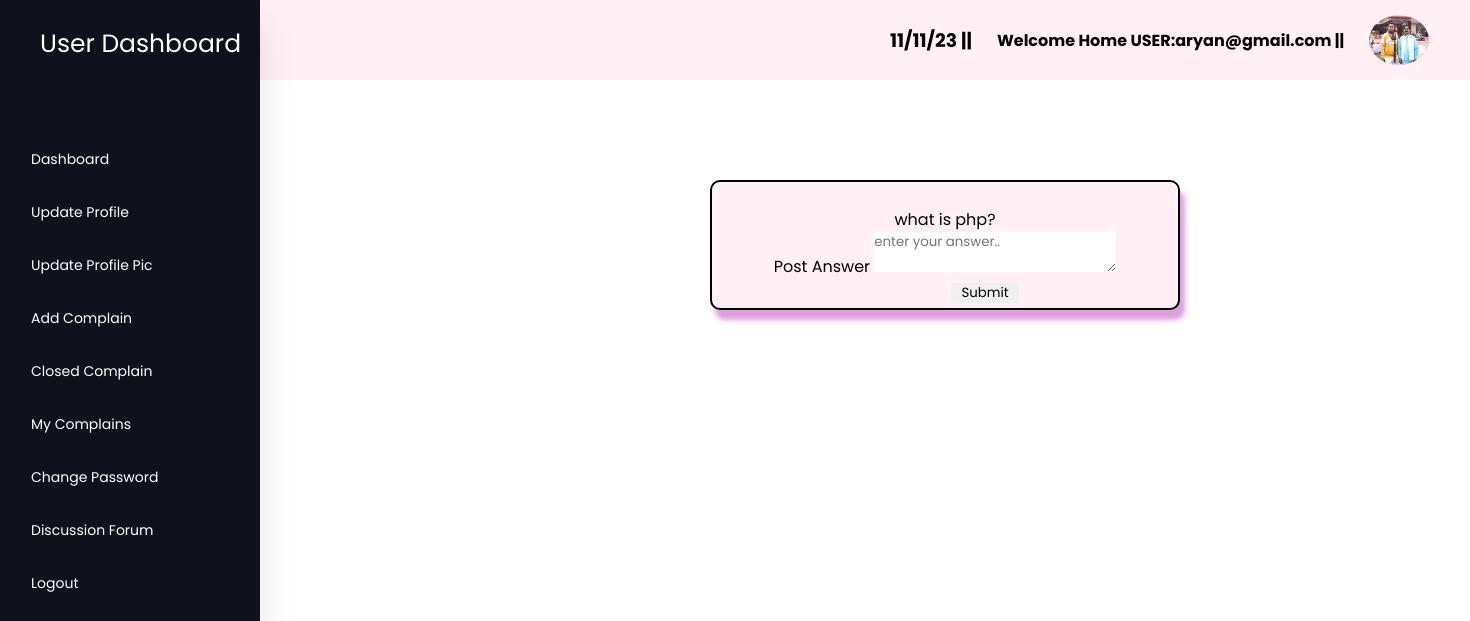
The page /post.php (signed in) on the database its author committed.
### tables this page shows
CREATE TABLE IF NOT EXISTS `tbl_user` (
  `uid` int NOT NULL AUTO_INCREMENT,
  `name` varchar(60) NOT NULL,
  `fname` varchar(60) NOT NULL,
  `gender` varchar(6) NOT NULL,
  `email` varchar(40) NOT NULL,
  `password` varchar(15) NOT NULL,
  `mobile` bigint NOT NULL,
  `dob` varchar(10) NOT NULL,
  `address` varchar(60) NOT NULL,
  `city` varchar(20) NOT NULL,
  `pincode` int NOT NULL,
  `course` varchar(20) NOT NULL,
  `sid` int NOT NULL,
  `cid` int NOT NULL,
  `status` varchar(1) NOT NULL,
  `dor` varchar(20) NOT NULL,
  `profile` varchar(30) NOT NULL,
  PRIMARY KEY (`uid`,`name`)
);

CREATE TABLE IF NOT EXISTS `tbl_question` (
  `qid` int NOT NULL AUTO_INCREMENT,
  `uid` int NOT NULL,
  `question` varchar(200) NOT NULL,
  `date` varchar(10) NOT NULL,
  PRIMARY KEY (`qid`)
);

### post.php (the view, shortened to what this page needs)
<?php
include("connect.php");
include("udash.php");
$query="select * from tbl_question";
?>
<div class="main">
    <div class="ub">
<form action="answer.php" method="post"><br>
    <?php
    $res1=mysqli_query($con,$query);
    if($row1=mysqli_fetch_array($res1)){
        echo $row1['question'];
    }
    ?>
    Post Answer
    <textarea name="ans" placeholder="enter your answer.."></textarea><br>
    <input type="submit" style="padding-left: 10px;padding-right:10px;margin-left:80px;"/>
</form>
</div>
</div>

### udash.php (shortened to what this page needs)
<!DOCTYPE html>
<html lang="en">
  <head>
    <link rel="stylesheet" href="style.css" />
    <link rel="stylesheet" href="https://cdnjs.cloudflare.com/ajax/libs/font-awesome/6.2.1/css/all.min.css" />
  </head>
  <body>
    <div class="outer">
    <div class="up">
<h3 style="margin-left:890px;"><?php echo date('d/m/y'),"          ||";?></h3>
<h4><?php echo "Welcome Home USER:", $_SESSION['user'],"           ||"; ?></h4>
<?php
$email=$_SESSION['user'];
include("connect.php");
$query="select profile from tbl_user where email='$email'";
$res=mysqli_query($con,$query);
if($row=mysqli_fetch_array($res)){
?>
<img style="height:50px;width:60px;border-radius:50%;" src="student/<?php echo $row['profile'];?>"/>
<?php  } ?>
</div>
    <nav class="sidebar">
      <a href="#" class="logo">User Dashboard</a>
      <div class="menu-content">
        <ul class="menu-items">
          <div class="menu-title"></div>
          <li class="item">
            <a href="uindex.php">Dashboard</a>
          </li>
		  <li class="item">
            <a href="update.php">Update Profile</a>
          </li>
          <li class="item">
            <a href="profile.php">Update Profile Pic</a>
          </li>
		  <li class="item">
            <a href="ucf.php">Add Complain</a>
          </li>
		  <li class="item">
            <a href="closed.php">Closed Complain</a>
          </li>
		  <li class="item">
            <a href="mycomplain.php">My Complains</a>
          </li>
		  <li class="item">
            <a href="ucp.php">Change Password</a>
          </li>
		  <li class="item">
            <a href="discuss.php">Discussion Forum</a>
          </li>
          <li class="item">
            <a href="ulogout.php">Logout</a>
          </li>
        </ul>
      </div>
    </nav>
  </div>
  </body>
</html>

### CSS/style.css (style rules this page uses)
* { margin: 0; padding: 0; outline: none; border: none; text-decoration: none; box-sizing: border-box; font-family: "Poppins", sans-serif; }
nav { position: relative; top: 0; bottom: 0; height: 100vh; left: 0; background: #fff; width: 260px; overflow: hidden; box-shadow: 0 20px 35px rgba(0, 0, 0, 0.1); }
.logo { text-align: center; display: flex; margin: 10px 0 0 10px; }
a { position: relative; color: rgb(85, 83, 83); font-size: 14px; display: table; width: 280px; padding: 10px; }
.main { position: relative; padding: 20px; width: 100%; }

### udash.php (style rules this page uses)
* { margin: 0; padding: 0; box-sizing: border-box; font-family: "Poppins", sans-serif; }
.outer { height: 100%; width: 100%; display: flex; }
.sidebar { position:fixed; height: 100%; width: 260px; background: #11101d; padding: 15px; z-index: 99; }
.logo { font-size: 25px; padding: 0 15px; }
.sidebar a { color: #fff; text-decoration: none; }
.menu-content { position: relative; height: 100%; width: 100%; margin-top: 40px; overflow-y: scroll; }
.menu-items { height: 100%; width: 100%; list-style: none; transition: all 0.4s ease; }
.menu-title { color: #fff; font-size: 14px; padding: 15px 20px; }
.item a, .submenu-item { padding: 16px; display: inline-block; width: 100%; border-radius: 12px; }
.navbar, .main { left: 260px; width: calc(100% - 260px); transition: all 0.5s ease; z-index: 1000; }
.up { height: 80px; width: 100%; background-color:lavenderblush; display: flex; align-items: center; column-gap: 25px; position: relative; }

### post.php (style rules this page uses)
.main { height: 100%; width: 100%; display: flex; }
.ub { height: 130px; width: 470px; border: 2px solid black; text-align: center; background-color:lavenderblush; border-radius: 10px; box-shadow:5px 10px 5px plum; margin-left: 430px; margin-top: 80px; }

### rows shown on the page
tbl_user: profile (picture)
tbl_question: question "what is php?"

### other values the page prints
$_SESSION['user'] "aryan@gmail.com"
